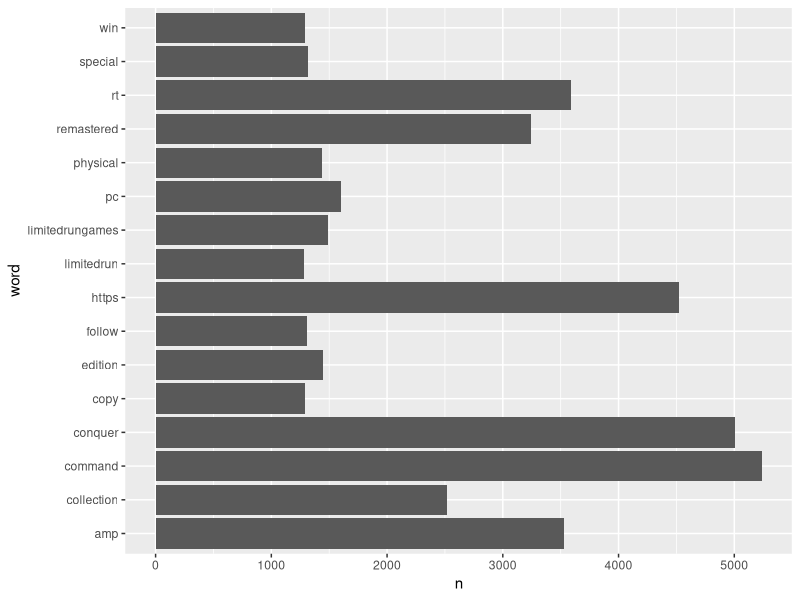
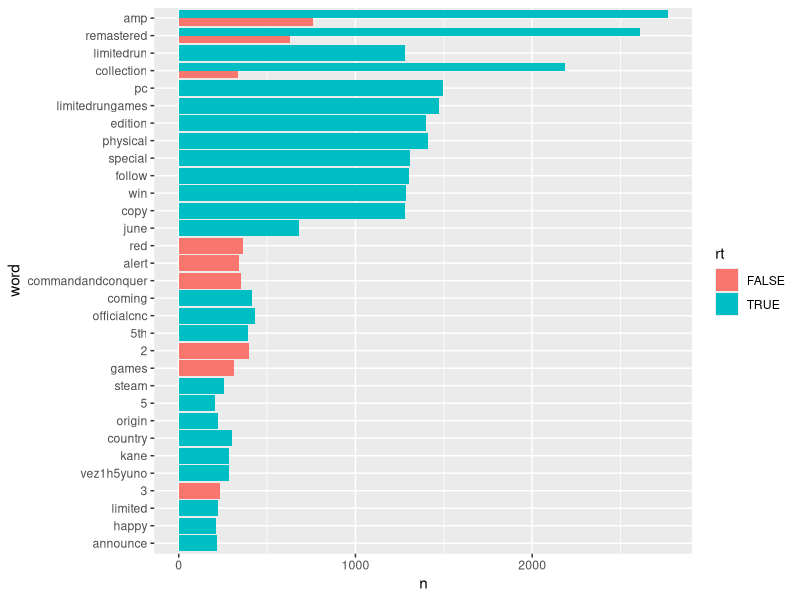

The R script that drew these images, in order:
## ---- chunk 1
knitr::opts_chunk$set(message=FALSE,
                      warning=FALSE)
library(tidyverse)
library(tidytext)
library(lubridate)
## ---- chunk 2
twitter_data <- read_csv('input/cnc-twitter.csv')
twitter_data$postdate <- mdy(twitter_data$postdate)
## ---- chunk 3
ntweet <- nrow(twitter_data)
ntweeters <- length(unique(twitter_data$screenName))
cat(ntweet,"tweets by",ntweeters,"tweeters \n")
cat("How many retweets? (TRUE)")
table(twitter_data$isRetweet)


## ---- chunk 4
rtweets <- twitter_data %>% count(isRetweet)

## ---- chunk 5
tweet_token <- twitter_data %>%
  unnest_tokens(word, text)

tweet_token <- tweet_token %>% 
  count(word) %>% arrange(desc(n))

head(tweet_token, 10)

## ---- chunk 6
tweet_token <- twitter_data %>% 
  unnest_tokens(word, text) %>%
  anti_join(stop_words)

tweet_token_all <- tweet_token %>% 
  count(word) %>% arrange(desc(n))
head(tweet_token_all, 10)

tweet_token_nrt <- tweet_token %>% 
  filter(isRetweet==FALSE) %>%
  count(word) %>% arrange(desc(n))
head(tweet_token_nrt)

tweet_token_rt <- tweet_token %>% 
  filter(isRetweet==TRUE) %>%
  count(word) %>% arrange(desc(n))

head(tweet_token_rt, 10)
## ---- chunk 7
tweet_chart <- tweet_token_all %>% filter(n>1000) 
ggplot(tweet_chart, aes(x=word, y=n))+geom_col()+
  coord_flip()
## ---- chunk 8
## use tribble to create a data frame of custom stop words
stop_words_cust <- tribble(~word, ~lexicon,
        "conquer","CUSTOM",
        "command","CUSTOM",
        "https","CUSTOM",
        "rt","CUSTOM",
        "t.co","CUSTOM"
        )

## join to existing default stop words
stop_words2 <- bind_rows(stop_words, stop_words_cust)

## anti-join with new stop words

tweet_token <- twitter_data %>% 
  unnest_tokens(word, text) %>%
  anti_join(stop_words2)

## ---- chunk 9
tweet_token_all <- tweet_token %>% 
  count(word) %>% arrange(desc(n))
head(tweet_token_all, 10)

tweet_token_nrt <- tweet_token %>% 
  filter(isRetweet==FALSE) %>%
  count(word) %>% arrange(desc(n))
head(tweet_token_nrt)

tweet_token_rt <- tweet_token %>% 
  filter(isRetweet==TRUE) %>%
  count(word) %>% arrange(desc(n))

head(tweet_token_rt, 10)
## ---- chunk 10
tweet_token_nrt$rt <- FALSE
tweet_token_rt$rt <- TRUE

tweet_token_rt_all <- bind_rows(tweet_token_nrt, tweet_token_rt)
tweet_token_rt_all <- tweet_token_rt_all %>% mutate(
  word=fct_reorder(word, n)
)
## ---- chunk 11
tweet_chart <- tweet_token_rt_all %>% filter(n>200) 
ggplot(tweet_chart, aes(x=word, y=n, fill=rt))+geom_col(position='dodge')+
  coord_flip()
